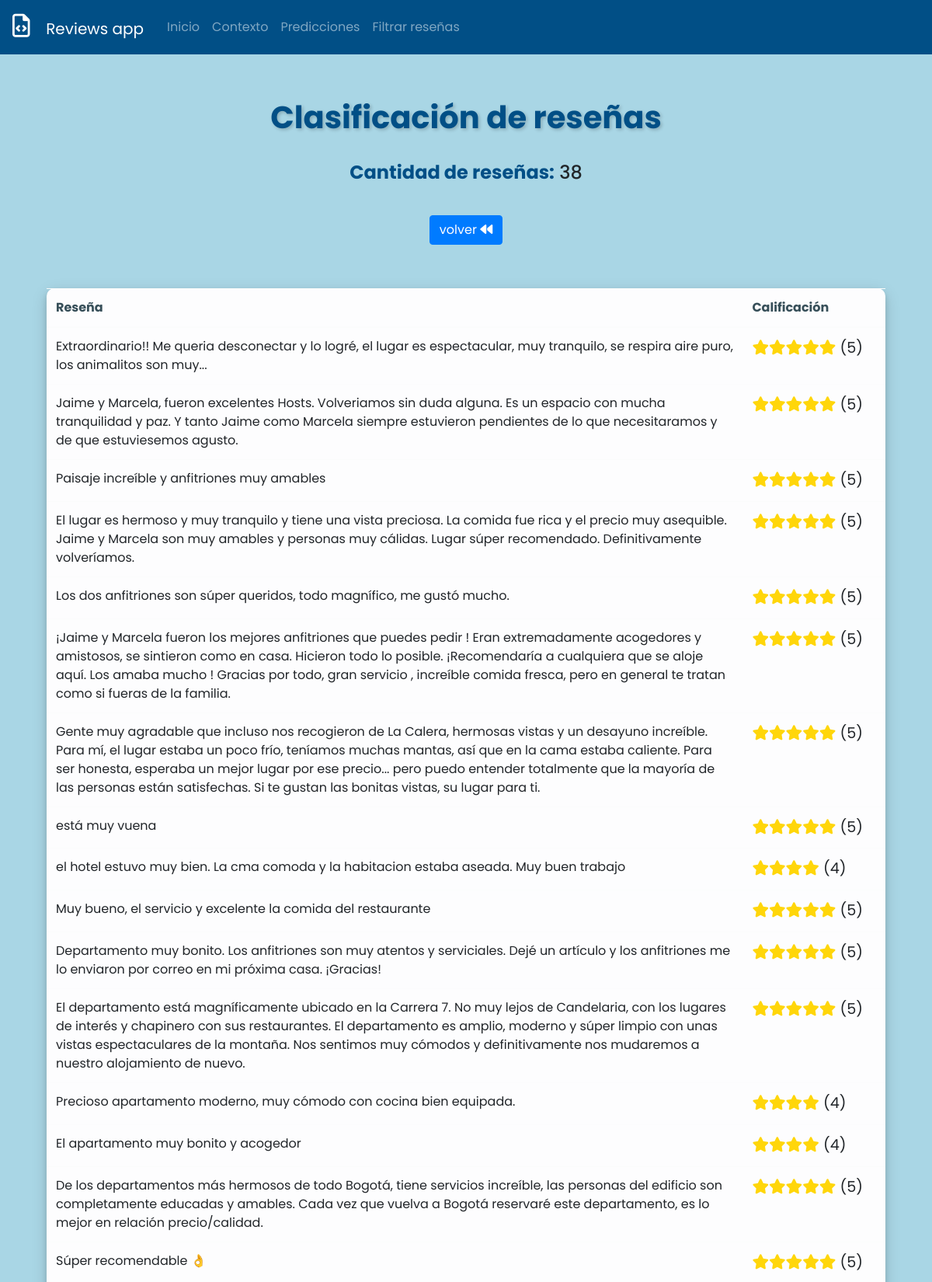
Page /predict/good (upper part) on the committed database.
### predict/models.py (models this page shows, shortened)
class Reviews(models.Model):
    review = models.CharField(max_length=10000)
    classification = models.IntegerField()

### predict/views.py (the view)
# urls.py: path('predict/good', views.review_list_good, name='review_list'),
def review_list_good(request):
    reviews = get_reviews_group_filter(4, 5)
    context = {
        'review_list': reviews,
        'filter': True,
        'quantity': len(reviews)
    }
    return render(request, 'reviews.html', context)

### predict/logic/logic.py (called while the page is built)
def get_reviews_group_filter(num1: int, num2: int):
    queryset = Reviews.objects.filter(classification__in=[num1, num2])
    return (queryset)

### predict/templates/reviews.html
{% extends 'base.html' %} {% block content %}
<div class="content">
  <div class="">
    <div
      class="page-header-title"
      data-aos="fade-down"
      data-aos-duration="1600"
    >
      <h1 class="page-title" style="text-align: center">
        Clasificación de reseñas
      </h1>
      <h4 style="text-align: center">
        <strong>Cantidad de reseñas:</strong> {{ quantity }}
      </h4>
    </div>
  </div>
  <br />
  <div
    class="page-content-wrapper"
    data-aos="fade-down"
    data-aos-duration="1500"
  >
    <div class="container">
      <div style="display: flex; justify-content: center">
        {% if filter == False %}
        <a class="nav-link" href="/reviewcreate/">
          <button
            class="btn btn-primary"
            data-aos="fade-down"
            data-aos-duration="1500"
            href="/reviewcreate"
          >
            <i class="fa-solid fa-plus"></i> Añadir reseña y clasificarla
          </button>
        </a>
        {% else %}
        <a class="nav-link" href="/reviewgroup/">
          <button
            class="btn btn-primary"
            data-aos="fade-down"
            data-aos-duration="1500"
            href="/reviewgroups"
          >
            volver <i class="fa-solid fa-backward"></i>
          </button>
        </a>
        {% endif %}
      </div>
      <br />
      <br />
      <div class="panel panel-default">
        <div class="panel-body" data-aos="fade-down" data-aos-duration="1500">
          <table
            class="table table-hover table-light"
            data-aos="fade-down"
            data-aos-duration="1500"
          >
            <thead>
              <tr style="color: #374f59">
                <th>Reseña</th>
                <th style="width: 17%">Calificación</th>
              </tr>
            </thead>
            <tbody>
              {% for review in review_list %}
              <tr>
                <td>{{ review.review }}</td>
                <td style="font-size: 120%" class="star">
                  {% if review.classification == 5 %}
                  <span
                    ><i class="fa-solid fa-star"></i
                    ><i class="fa-solid fa-star"></i
                    ><i class="fa-solid fa-star"></i
                    ><i class="fa-solid fa-star"></i
                    ><i class="fa-solid fa-star"></i
                  ></span>
                  {% elif review.classification == 4 %}
                  <span
                    ><i class="fa-solid fa-star"></i
                    ><i class="fa-solid fa-star"></i
                    ><i class="fa-solid fa-star"></i
                    ><i class="fa-solid fa-star"></i
                  ></span>
                  {% elif review.classification == 3 %}
                  <span
                    ><i class="fa-solid fa-star"></i
                    ><i class="fa-solid fa-star"></i
                    ><i class="fa-solid fa-star"></i
                  ></span>
                  {% elif review.classification == 2 %}
                  <span
                    ><i class="fa-solid fa-star"></i
                    ><i class="fa-solid fa-star"></i
                  ></span>
                  {% elif review.classification == 1 %}
                  <span><i class="fa-solid fa-star"></i></span>
                  {% else %}
                  <span></span>
                  {% endif %} ({{ review.classification }})
                </td>
              </tr>
              {% endfor %}
            </tbody>
          </table>
        </div>
      </div>
    </div>
  </div>
</div>
{% endblock %}

### templates/base.html (style rules this page uses)
h1, h2, h3 { color: #014f86; font-weight: bold; text-shadow: 2px 2px 4px rgba(0, 0, 0, 0.2); margin-block: 3%; }
em, strong { color: #014f86; }
body { font-family: "Poppins", sans-serif; background-color: #a9d6e5; padding-bottom: 8.7vh; }
table, .card, .card img { border-radius: 10px; box-shadow: 0 4px 8px 0 rgba(0, 0, 0, 0.15), 0 6px 20px 0 rgba(0, 0, 0, 0.15); }
.star span { color: #ffd60a; transition: 0.5s ease-in-out; }

### rows in the picture
Reviews: review "Extraordinario!! Me queria desconectar y lo logré, el lugar es espectacular, muy tranquilo, se respira aire puro, los animalitos son muy...", classification "5"
Reviews: review "Jaime y Marcela, fueron excelentes Hosts. Volveriamos sin duda alguna. Es un espacio con mucha tranquilidad y paz. Y tanto Jaime como Marcela siempre estuvieron pendientes de lo que necesitaramos y de que estuviesemos agusto.", classification "5"
Reviews: review "Paisaje increíble y anfitriones muy amables", classification "5"
Reviews: review "El lugar es hermoso y muy tranquilo y tiene una vista preciosa. La comida fue rica y el precio muy asequible. Jaime y Marcela son muy amables y personas muy cálidas. Lugar súper recomendado. Definitivamente volveríamos.", classification "5"
Reviews: review "Los dos anfitriones son súper queridos, todo magnífico, me gustó mucho.", classification "5"
Reviews: review "¡Jaime y Marcela fueron los mejores anfitriones que puedes pedir ! Eran extremadamente acogedores y amistosos, se sintieron como en casa. Hicieron todo lo posible. ¡Recomendaría a cualquiera que se aloje aquí. Los amaba mucho ! Gracias por todo, gran servicio , increíble comida fresca, pero en general te tratan como si fueras de la familia.", classification "5"
Reviews: review "Gente muy agradable que incluso nos recogieron de La Calera, hermosas vistas y un desayuno increíble. Para mí, el lugar estaba un poco frío, teníamos muchas mantas, así que en la cama estaba caliente. Para ser honesta, esperaba un mejor lugar por ese precio... pero puedo entender totalmente que la mayoría de las personas están satisfechas. Si te gustan las bonitas vistas, su lugar para ti.", classification "5"
Reviews: review "está muy vuena", classification "5"
Reviews: review "el hotel estuvo muy bien. La cma comoda y la habitacion estaba aseada. Muy buen trabajo", classification "4"
Reviews: review "Muy bueno, el servicio y excelente la comida del restaurante", classification "5"
Reviews: review "Departamento muy bonito. Los anfitriones son muy atentos y serviciales. Dejé un artículo y los anfitriones me lo enviaron por correo en mi próxima casa. ¡Gracias!", classification "5"
Reviews: review "El departamento está magníficamente ubicado en la Carrera 7. No muy lejos de Candelaria, con los lugares de interés y chapinero con sus restaurantes. El departamento es amplio, moderno y súper limpio con unas vistas espectaculares de la montaña. Nos sentimos muy cómodos y definitivamente nos mudaremos a nuestro alojamiento de nuevo.", classification "5"
Reviews: review "Precioso apartamento moderno, muy cómodo con cocina bien equipada.", classification "4"
Reviews: review "El apartamento muy bonito y acogedor", classification "4"
Reviews: review "De los departamentos más hermosos de todo Bogotá, tiene servicios increíble, las personas del edificio son completamente educadas y amables. Cada vez que vuelva a Bogotá reservaré este departamento, es lo mejor en relación precio/calidad.", classification "5"
Reviews: review "Súper recomendable 👌", classification "5"

### other values in the picture
{{ quantity }} "38"
